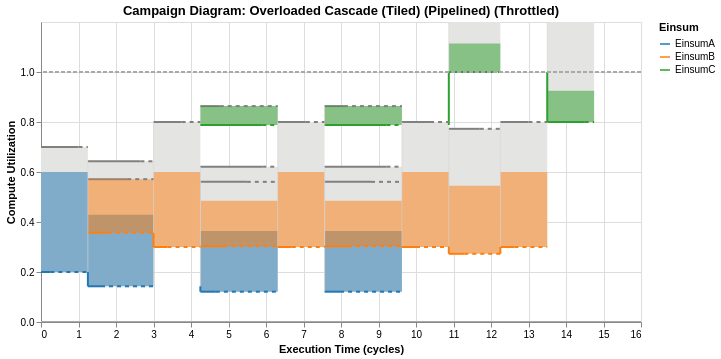
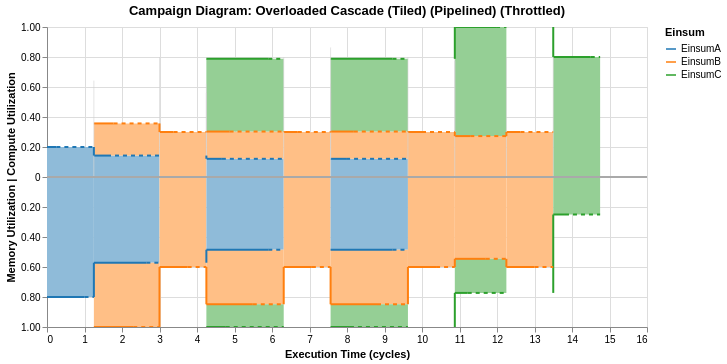

Source (notebook cell) for these figures, in order:
### Markdown cell above
#### There is resource overflow!
- So we try throttling:

### Code cell
throttled_cascade = tiled_cascade.pipeline(3).throttle()

campaign_diagram = CampaignDiagram(throttled_cascade)
campaign_diagram.draw().interactive().show()
campaign_diagram.draw(dual_mode=True).interactive()
